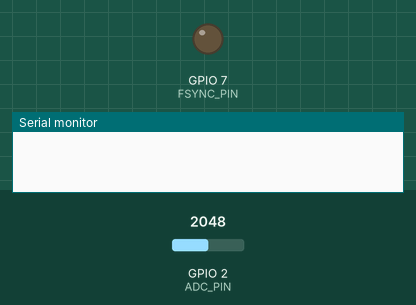
This program was run on a simulated ESP32-S3. On the bench: output pins drawn as LEDs (lit = HIGH), the last lines printed to the serial monitor. Inputs (shaded band) come from the test bench; at power-on: GPIO 2 (ADC_PIN) = 2048 (analog values on the 0–4095 scale).

Above: at 0.0 s.
At 1.1 s:
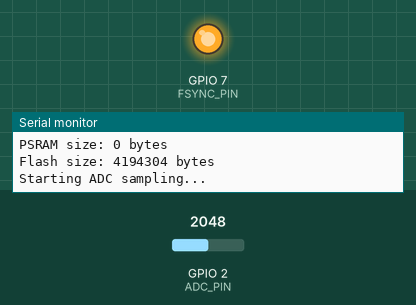
Timing chart, 0 to 2.6 s (numbered marks = the images above):
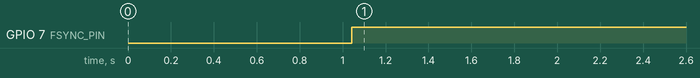

The program:

main.cpp
```cpp
#include "arduinoFFT.h"
#include <Arduino.h>
#include <SPI.h>

// Hardware Pin Definitions
const int FSYNC_PIN = 7; // Frame Synchronization (Chip Select)
const int SCK_PIN = 10;  // Serial Clock
const int MOSI_PIN = 11; // Master Out Slave In (Data out to AD9833)
const int MISO_PIN = -1; // AD9833 has no MISO output, set to -1
const int ADC_PIN = 2;   // GPIO 2 for ADC sampling

// FFT Parameters
const uint16_t SAMPLES = 1024;
const double SAMPLING_FREQUENCY = 10000.0; // 10kHz sampling frequency
const unsigned long SAMPLING_PERIOD_US = round(1000000.0 / SAMPLING_FREQUENCY);

double vReal[SAMPLES];
double vImag[SAMPLES];

// Instantiate ArduinoFFT object using templates (arduinoFFT v2.x)
ArduinoFFT<double> FFT =
    ArduinoFFT<double>(vReal, vImag, SAMPLES, SAMPLING_FREQUENCY);

/**
 * Sends a 16-bit data word to the AD9833 via SPI.
 * @param data The 16-bit word to transmit.
 */
void writeAD9833(uint16_t data) {
  digitalWrite(FSYNC_PIN, LOW);  // Pull FSYNC low to start transmission
  SPI.transfer16(data);          // Send 16-bit data
  digitalWrite(FSYNC_PIN, HIGH); // Pull FSYNC high to end transmission
}

void setup() {
  Serial.begin(115200);
  delay(1000);
  Serial.println("\n--- AD9833 & ADC FFT Test Bench ---");
  Serial.printf("PSRAM size: %d bytes\n", ESP.getPsramSize());
  Serial.printf("Flash size: %d bytes\n", ESP.getFlashChipSize());

  pinMode(FSYNC_PIN, OUTPUT);
  digitalWrite(FSYNC_PIN, HIGH);

  // Initialize the SPI interface for ESP32-S3
  SPI.begin(SCK_PIN, MISO_PIN, MOSI_PIN, FSYNC_PIN);

  SPI.beginTransaction(SPISettings(2000000, MSBFIRST, SPI_MODE2));
  writeAD9833(0x2100);
  writeAD9833(0x69F1);
  writeAD9833(0x4000);
  writeAD9833(0xC000);
  writeAD9833(0x2000);
  SPI.endTransaction();

  // Configure ADC pin
  pinMode(ADC_PIN, INPUT);
  analogReadResolution(12); // ESP32-S3 typically uses 12-bit ADC
}

void analyzeADC() {
  Serial.println("Starting ADC sampling...");
  double sumBefore = 0;

  // Sample the signal
  for (int i = 0; i < SAMPLES; i++) {
    unsigned long startTime = micros();
    double val = analogRead(ADC_PIN);
    vReal[i] = val;
    vImag[i] = 0.0;
    sumBefore += val;
    while ((micros() - startTime) < SAMPLING_PERIOD_US) {
      // Wait for next sample interval based on SAMPLING_FREQUENCY
    }
  }

  // Remove DC bias (average value)
  double mean = sumBefore / SAMPLES;
  for (int i = 0; i < SAMPLES; i++) {
    vReal[i] -= mean;
  }

  // Apply Windowing to minimize spectral leakage (Blackman-Harris is good for
  // high dynamic range)
  FFT.windowing(FFTWindow::Blackman_Harris, FFTDirection::Forward);

  // Compute FFT
  FFT.compute(FFTDirection::Forward);

  // Convert complex to magnitude
  FFT.complexToMagnitude();

  // Variables to calculate SNR, SNDR, ENOB
  double max_mag = 0;
  int fund_bin = 0;

  // Find fundamental frequency bin (ignore very low frequency noise and DC
  // around bin 0-2)
  for (int i = 3; i < (SAMPLES / 2); i++) {
    if (vReal[i] > max_mag) {
      max_mag = vReal[i];
      fund_bin = i;
    }
  }

  double signal_energy = 0;
  double noise_energy = 0;
  double distortion_energy = 0;
  double max_spur_energy = 0;

  // Use squared magnitude for power/energy calculations
  int wing_size = 4; // Spectral leakage wings around the peak

  for (int i = 3; i < (SAMPLES / 2); i++) {
    double energy = vReal[i] * vReal[i];

    // Check if within fundamental signal band
    if (i >= fund_bin - wing_size && i <= fund_bin + wing_size) {
      signal_energy += energy;
    } else {
      // Find maximum spur energy for SFDR
      if (energy > max_spur_energy) {
        max_spur_energy = energy;
      }

      // Check if it's a harmonic (2nd to 10th harmonics typical for distortion
      // calculation)
      bool isHarmonic = false;
      for (int h = 2; h <= 10; h++) {
        int harm_bin = fund_bin * h;
        if (harm_bin >= (SAMPLES / 2))
          break;
        if (i >= harm_bin - wing_size && i <= harm_bin + wing_size) {
          isHarmonic = true;
          break;
        }
      }

      if (isHarmonic) {
        distortion_energy += energy;
      } else {
        noise_energy += energy;
      }
    }
  }

  // Prevent divide by zero issues
  if (noise_energy <= 0)
    noise_energy = 1e-10;
  if (distortion_energy <= 0)
    distortion_energy = 1e-10;
  if (signal_energy <= 0)
    signal_energy = 1e-10;
  if (max_spur_energy <= 0)
    max_spur_energy = 1e-10;

  double snr = 10 * log10(signal_energy / noise_energy);
  double thd = 10 * log10(distortion_energy / signal_energy);
  double sndr = 10 * log10(signal_energy / (noise_energy + distortion_energy));
  double enob = (sndr - 1.76) / 6.02;
  double sfdr = 10 * log10((max_mag * max_mag) / max_spur_energy);

  double fund_freq = (fund_bin * SAMPLING_FREQUENCY) / SAMPLES;

  Serial.println("--- Analysis Results ---");
  Serial.printf("Fundamental Freq: %.2f Hz\n", fund_freq);
  Serial.printf("SNR:              %.2f dB\n", snr);
  Serial.printf("THD:              %.2f dB\n", thd);
  Serial.printf("SNDR(SINAD):      %.2f dB\n", sndr);
  Serial.printf("ENOB:             %.2f bits\n", enob);
  Serial.printf("SFDR:             %.2f dBc\n", sfdr);
  Serial.println("------------------------\n");
}

void loop() {
  analyzeADC();
  delay(3000); // Wait 3 seconds before next capture and analysis
}
```

Measured:
- by itself, GPIO 7 (FSYNC_PIN): LOW → HIGH at 1.0 s
